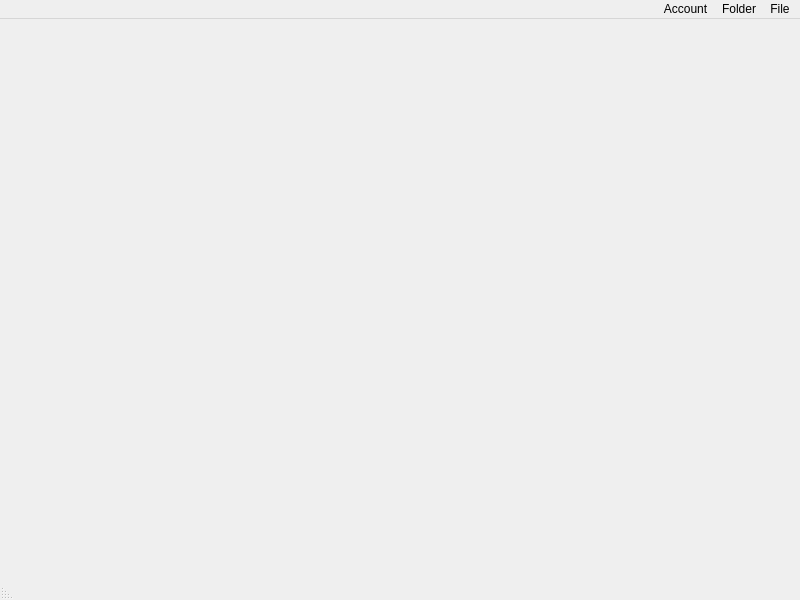
<?xml version="1.0" encoding="UTF-8"?>
<ui version="4.0">
 <class>S3</class>
 <widget class="QMainWindow" name="S3">
  <property name="geometry">
   <rect>
    <x>0</x>
    <y>0</y>
    <width>800</width>
    <height>600</height>
   </rect>
  </property>
  <property name="windowTitle">
   <string>MainWindow</string>
  </property>
  <property name="layoutDirection">
   <enum>Qt::RightToLeft</enum>
  </property>
  <widget class="QWidget" name="centralwidget"/>
  <widget class="QMenuBar" name="menubar">
   <property name="geometry">
    <rect>
     <x>0</x>
     <y>0</y>
     <width>800</width>
     <height>21</height>
    </rect>
   </property>
   <widget class="QMenu" name="menuFile">
    <property name="title">
     <string>File</string>
    </property>
    <addaction name="actionUpfile"/>
    <addaction name="actionDowfile"/>
   </widget>
   <widget class="QMenu" name="menuFolder">
    <property name="title">
     <string>Folder</string>
    </property>
    <addaction name="actionUpfolder"/>
    <addaction name="actionDownfolder"/>
   </widget>
   <widget class="QMenu" name="menuAccount">
    <property name="title">
     <string>Account</string>
    </property>
    <addaction name="actionReset_password"/>
    <addaction name="actionChange_password"/>
    <addaction name="actionProfile"/>
    <addaction name="actionLogout"/>
   </widget>
   <addaction name="menuFile"/>
   <addaction name="menuFolder"/>
   <addaction name="menuAccount"/>
  </widget>
  <widget class="QStatusBar" name="statusbar"/>
  <action name="actionUpfile">
   <property name="text">
    <string>Upfile</string>
   </property>
  </action>
  <action name="actionDowfile">
   <property name="text">
    <string>Dowfile</string>
   </property>
  </action>
  <action name="actionUpfolder">
   <property name="text">
    <string>Upfolder</string>
   </property>
  </action>
  <action name="actionDownfolder">
   <property name="text">
    <string>Downfolder</string>
   </property>
  </action>
  <action name="actionReset_password">
   <property name="text">
    <string>Reset password</string>
   </property>
  </action>
  <action name="actionChange_password">
   <property name="text">
    <string>Change password</string>
   </property>
  </action>
  <action name="actionProfile">
   <property name="text">
    <string>Profile</string>
   </property>
  </action>
  <action name="actionLogout">
   <property name="text">
    <string>Logout</string>
   </property>
  </action>
 </widget>
 <resources/>
 <connections/>
</ui>
